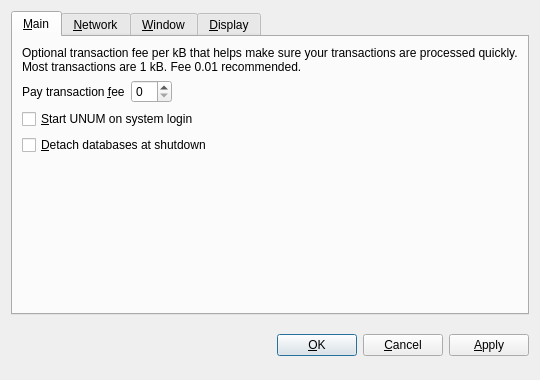
<?xml version="1.0" encoding="UTF-8"?>
<ui version="4.0">
 <class>OptionsDialog</class>
 <widget class="QDialog" name="OptionsDialog">
  <property name="geometry">
   <rect>
    <x>0</x>
    <y>0</y>
    <width>540</width>
    <height>380</height>
   </rect>
  </property>
  <property name="windowTitle">
   <string>Options</string>
  </property>
  <property name="modal">
   <bool>true</bool>
  </property>
  <layout class="QVBoxLayout" name="verticalLayout">
   <item>
    <widget class="QTabWidget" name="tabWidget">
     <property name="tabPosition">
      <enum>QTabWidget::North</enum>
     </property>
     <property name="currentIndex">
      <number>0</number>
     </property>
     <widget class="QWidget" name="tabMain">
      <attribute name="title">
       <string>&amp;Main</string>
      </attribute>
      <layout class="QVBoxLayout" name="verticalLayout_Main">
       <item>
        <widget class="QLabel" name="transactionFeeInfoLabel">
         <property name="text">
          <string>Optional transaction fee per kB that helps make sure your transactions are processed quickly. Most transactions are 1 kB. Fee 0.01 recommended.</string>
         </property>
         <property name="textFormat">
          <enum>Qt::PlainText</enum>
         </property>
         <property name="wordWrap">
          <bool>true</bool>
         </property>
        </widget>
       </item>
       <item>
        <layout class="QHBoxLayout" name="horizontalLayout_Main">
         <item>
          <widget class="QLabel" name="transactionFeeLabel">
           <property name="text">
            <string>Pay transaction &amp;fee</string>
           </property>
           <property name="textFormat">
            <enum>Qt::PlainText</enum>
           </property>
           <property name="buddy">
            <cstring>transactionFee</cstring>
           </property>
          </widget>
         </item>
         <item>
          <widget class="BitcoinAmountField" name="transactionFee"/>
         </item>
         <item>
          <spacer name="horizontalSpacer_Main">
           <property name="orientation">
            <enum>Qt::Horizontal</enum>
           </property>
           <property name="sizeHint" stdset="0">
            <size>
             <width>40</width>
             <height>20</height>
            </size>
           </property>
          </spacer>
         </item>
        </layout>
       </item>
       <item>
        <widget class="QCheckBox" name="bitcoinAtStartup">
         <property name="toolTip">
          <string>Automatically start UNUM after logging in to the system.</string>
         </property>
         <property name="text">
          <string>&amp;Start UNUM on system login</string>
         </property>
        </widget>
       </item>
       <item>
        <widget class="QCheckBox" name="detachDatabases">
         <property name="toolTip">
          <string>Detach block and address databases at shutdown. This means they can be moved to another data directory, but it slows down shutdown. The wallet is always detached.</string>
         </property>
         <property name="text">
          <string>&amp;Detach databases at shutdown</string>
         </property>
        </widget>
       </item>
       <item>
        <spacer name="verticalSpacer_Main">
         <property name="orientation">
          <enum>Qt::Vertical</enum>
         </property>
         <property name="sizeHint" stdset="0">
          <size>
           <width>20</width>
           <height>40</height>
          </size>
         </property>
        </spacer>
       </item>
      </layout>
     </widget>
     <widget class="QWidget" name="tabNetwork">
      <attribute name="title">
       <string>&amp;Network</string>
      </attribute>
      <layout class="QVBoxLayout" name="verticalLayout_Network">
       <item>
        <widget class="QCheckBox" name="mapPortUpnp">
         <property name="toolTip">
          <string>Automatically open the UNUM client port on the router. This only works when your router supports UPnP and it is enabled.</string>
         </property>
         <property name="text">
          <string>Map port using &amp;UPnP</string>
         </property>
        </widget>
       </item>
       <item>
        <widget class="QCheckBox" name="connectSocks">
         <property name="toolTip">
          <string>Connect to the UNUM network through a SOCKS proxy (e.g. when connecting through Tor).</string>
         </property>
         <property name="text">
          <string>&amp;Connect through SOCKS proxy:</string>
         </property>
        </widget>
       </item>
       <item>
        <layout class="QHBoxLayout" name="horizontalLayout_Network">
         <item>
          <widget class="QLabel" name="proxyIpLabel">
           <property name="text">
            <string>Proxy &amp;IP:</string>
           </property>
           <property name="textFormat">
            <enum>Qt::PlainText</enum>
           </property>
           <property name="buddy">
            <cstring>proxyIp</cstring>
           </property>
          </widget>
         </item>
         <item>
          <widget class="QValidatedLineEdit" name="proxyIp">
           <property name="maximumSize">
            <size>
             <width>140</width>
             <height>16777215</height>
            </size>
           </property>
           <property name="toolTip">
            <string>IP address of the proxy (e.g. 127.0.0.1)</string>
           </property>
          </widget>
         </item>
         <item>
          <widget class="QLabel" name="proxyPortLabel">
           <property name="text">
            <string>&amp;Port:</string>
           </property>
           <property name="textFormat">
            <enum>Qt::PlainText</enum>
           </property>
           <property name="buddy">
            <cstring>proxyPort</cstring>
           </property>
          </widget>
         </item>
         <item>
          <widget class="QLineEdit" name="proxyPort">
           <property name="maximumSize">
            <size>
             <width>55</width>
             <height>16777215</height>
            </size>
           </property>
           <property name="toolTip">
            <string>Port of the proxy (e.g. 9050)</string>
           </property>
          </widget>
         </item>
         <item>
          <widget class="QLabel" name="socksVersionLabel">
           <property name="text">
            <string>SOCKS &amp;Version:</string>
           </property>
           <property name="textFormat">
            <enum>Qt::PlainText</enum>
           </property>
           <property name="buddy">
            <cstring>socksVersion</cstring>
           </property>
          </widget>
         </item>
         <item>
          <widget class="QValueComboBox" name="socksVersion">
           <property name="toolTip">
            <string>SOCKS version of the proxy (e.g. 5)</string>
           </property>
          </widget>
         </item>
         <item>
          <spacer name="horizontalSpacer_Network">
           <property name="orientation">
            <enum>Qt::Horizontal</enum>
           </property>
           <property name="sizeHint" stdset="0">
            <size>
             <width>40</width>
             <height>20</height>
            </size>
           </property>
          </spacer>
         </item>
        </layout>
       </item>
       <item>
        <spacer name="verticalSpacer_Network">
         <property name="orientation">
          <enum>Qt::Vertical</enum>
         </property>
         <property name="sizeHint" stdset="0">
          <size>
           <width>20</width>
           <height>40</height>
          </size>
         </property>
        </spacer>
       </item>
      </layout>
     </widget>
     <widget class="QWidget" name="tabWindow">
      <attribute name="title">
       <string>&amp;Window</string>
      </attribute>
      <layout class="QVBoxLayout" name="verticalLayout_Window">
       <item>
        <widget class="QCheckBox" name="minimizeToTray">
         <property name="toolTip">
          <string>Show only a tray icon after minimizing the window.</string>
         </property>
         <property name="text">
          <string>&amp;Minimize to the tray instead of the taskbar</string>
         </property>
        </widget>
       </item>
       <item>
        <widget class="QCheckBox" name="minimizeOnClose">
         <property name="toolTip">
          <string>Minimize instead of exit the application when the window is closed. When this option is enabled, the application will be closed only after selecting Quit in the menu.</string>
         </property>
         <property name="text">
          <string>M&amp;inimize on close</string>
         </property>
        </widget>
       </item>
       <item>
        <spacer name="verticalSpacer_Window">
         <property name="orientation">
          <enum>Qt::Vertical</enum>
         </property>
         <property name="sizeHint" stdset="0">
          <size>
           <width>20</width>
           <height>40</height>
          </size>
         </property>
        </spacer>
       </item>
      </layout>
     </widget>
     <widget class="QWidget" name="tabDisplay">
      <attribute name="title">
       <string>&amp;Display</string>
      </attribute>
      <layout class="QVBoxLayout" name="verticalLayout_Display">
       <item>
        <layout class="QHBoxLayout" name="horizontalLayout_1_Display">
         <item>
          <widget class="QLabel" name="langLabel">
           <property name="text">
            <string>User Interface &amp;language:</string>
           </property>
           <property name="textFormat">
            <enum>Qt::PlainText</enum>
           </property>
           <property name="buddy">
            <cstring>lang</cstring>
           </property>
          </widget>
         </item>
         <item>
          <widget class="QValueComboBox" name="lang">
           <property name="toolTip">
            <string>The user interface language can be set here. This setting will take effect after restarting UNUM.</string>
           </property>
          </widget>
         </item>
        </layout>
       </item>
       <item>
        <layout class="QHBoxLayout" name="horizontalLayout_2_Display">
         <item>
          <widget class="QLabel" name="unitLabel">
           <property name="text">
            <string>&amp;Unit to show amounts in:</string>
           </property>
           <property name="textFormat">
            <enum>Qt::PlainText</enum>
           </property>
           <property name="buddy">
            <cstring>unit</cstring>
           </property>
          </widget>
         </item>
         <item>
          <widget class="QValueComboBox" name="unit">
           <property name="toolTip">
            <string>Choose the default subdivision unit to show in the interface and when sending coins.</string>
           </property>
          </widget>
         </item>
        </layout>
       </item>
       <item>
        <widget class="QCheckBox" name="displayAddresses">
         <property name="toolTip">
          <string>Whether to show UNUM addresses in the transaction list or not.</string>
         </property>
         <property name="text">
          <string>&amp;Display addresses in transaction list</string>
         </property>
        </widget>
       </item>
       <item>
        <widget class="QCheckBox" name="coinControlFeatures">
         <property name="toolTip">
          <string>Whether to show coin control features or not.</string>
         </property>
         <property name="text">
          <string>Display coin &amp;control features (experts only!)</string>
         </property>
        </widget>
       </item>
       <item>
        <spacer name="verticalSpacer_Display">
         <property name="orientation">
          <enum>Qt::Vertical</enum>
         </property>
         <property name="sizeHint" stdset="0">
          <size>
           <width>20</width>
           <height>40</height>
          </size>
         </property>
        </spacer>
       </item>
      </layout>
     </widget>
    </widget>
   </item>
   <item>
    <layout class="QHBoxLayout" name="horizontalLayout_Buttons">
     <item>
      <spacer name="horizontalSpacer_1">
       <property name="orientation">
        <enum>Qt::Horizontal</enum>
       </property>
       <property name="sizeHint" stdset="0">
        <size>
         <width>40</width>
         <height>48</height>
        </size>
       </property>
      </spacer>
     </item>
     <item>
      <widget class="QLabel" name="statusLabel">
       <property name="font">
        <font>
         <weight>75</weight>
         <bold>true</bold>
        </font>
       </property>
       <property name="text">
        <string/>
       </property>
       <property name="textFormat">
        <enum>Qt::PlainText</enum>
       </property>
       <property name="wordWrap">
        <bool>true</bool>
       </property>
      </widget>
     </item>
     <item>
      <spacer name="horizontalSpacer_2">
       <property name="orientation">
        <enum>Qt::Horizontal</enum>
       </property>
       <property name="sizeHint" stdset="0">
        <size>
         <width>40</width>
         <height>48</height>
        </size>
       </property>
      </spacer>
     </item>
     <item>
      <widget class="QPushButton" name="okButton">
       <property name="text">
        <string>&amp;OK</string>
       </property>
      </widget>
     </item>
     <item>
      <widget class="QPushButton" name="cancelButton">
       <property name="text">
        <string>&amp;Cancel</string>
       </property>
       <property name="autoDefault">
        <bool>false</bool>
       </property>
      </widget>
     </item>
     <item>
      <widget class="QPushButton" name="applyButton">
       <property name="text">
        <string>&amp;Apply</string>
       </property>
       <property name="autoDefault">
        <bool>false</bool>
       </property>
      </widget>
     </item>
    </layout>
   </item>
  </layout>
 </widget>
 <customwidgets>
  <customwidget>
   <class>BitcoinAmountField</class>
   <extends>QSpinBox</extends>
   <header>bitcoinamountfield.h</header>
  </customwidget>
  <customwidget>
   <class>QValueComboBox</class>
   <extends>QComboBox</extends>
   <header>qvaluecombobox.h</header>
  </customwidget>
  <customwidget>
   <class>QValidatedLineEdit</class>
   <extends>QLineEdit</extends>
   <header>qvalidatedlineedit.h</header>
  </customwidget>
 </customwidgets>
 <resources/>
 <connections/>
</ui>
